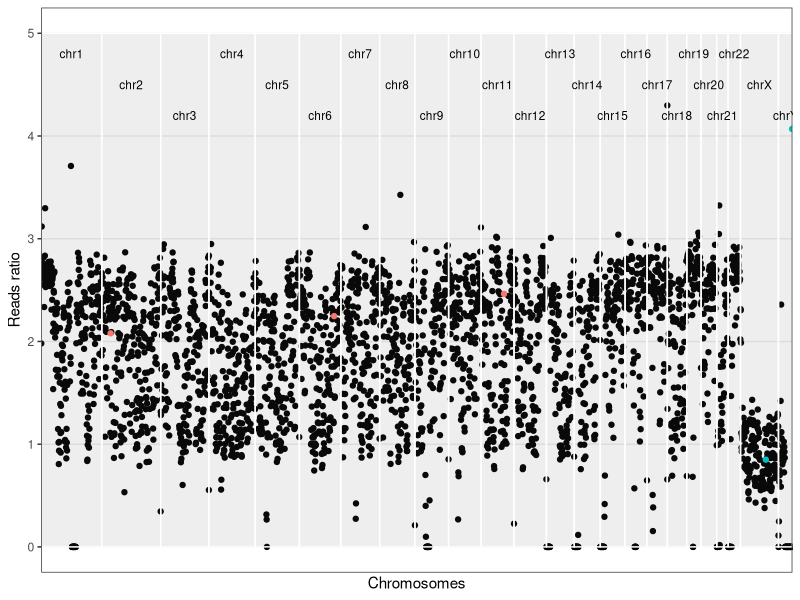
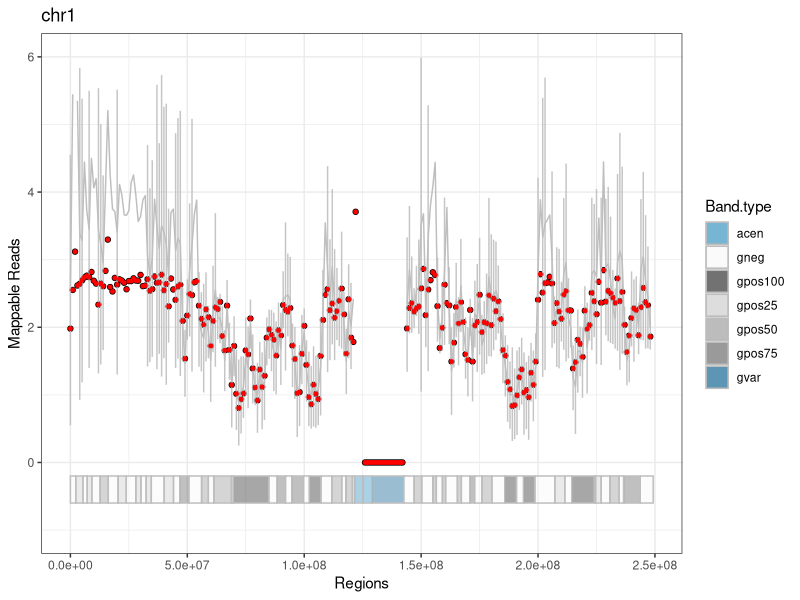
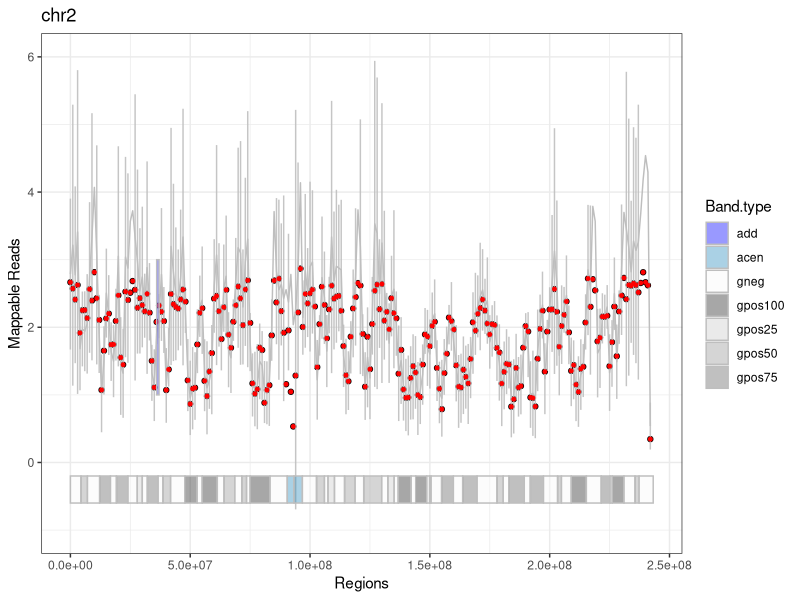
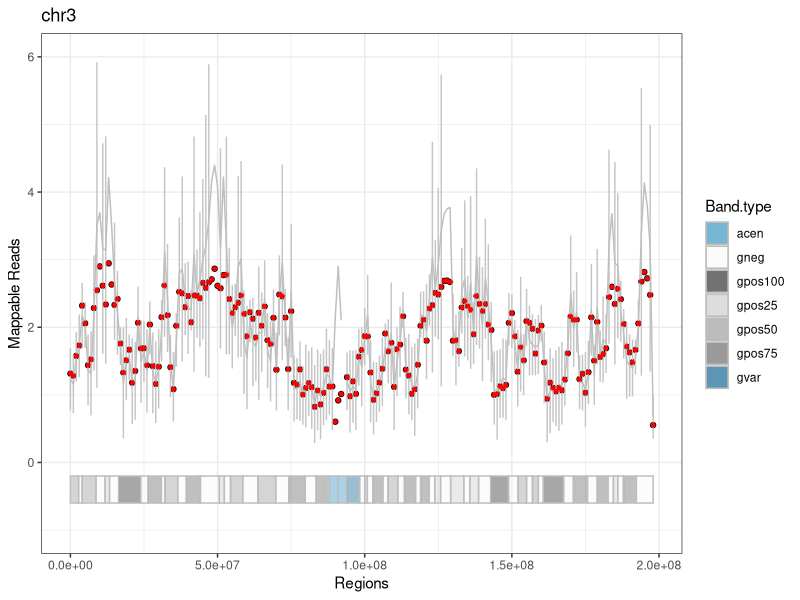
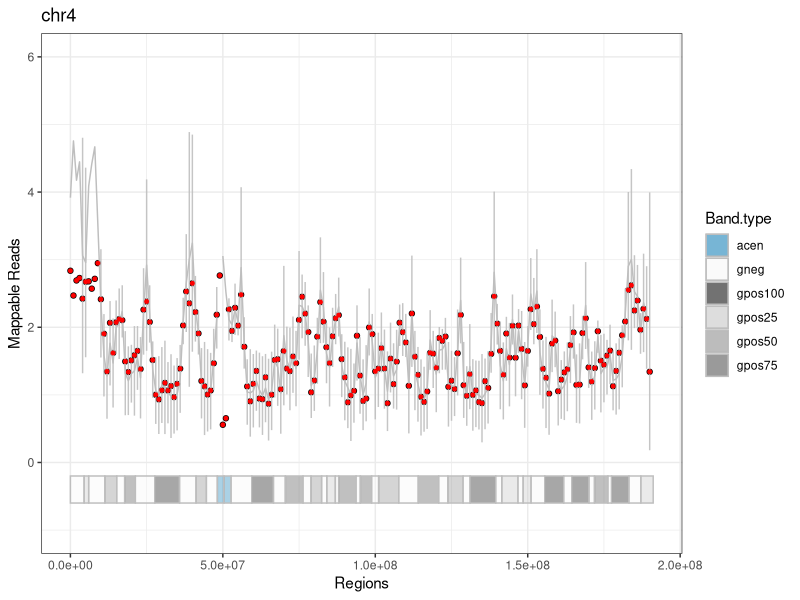
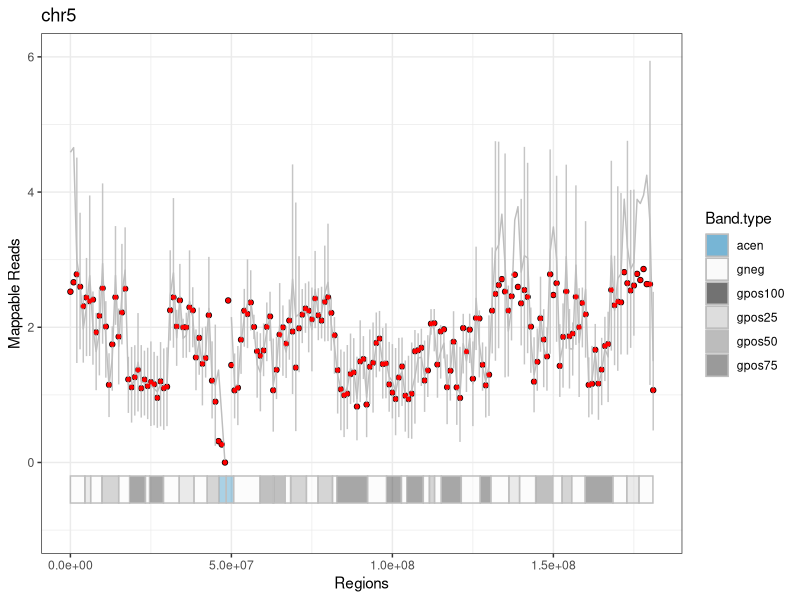
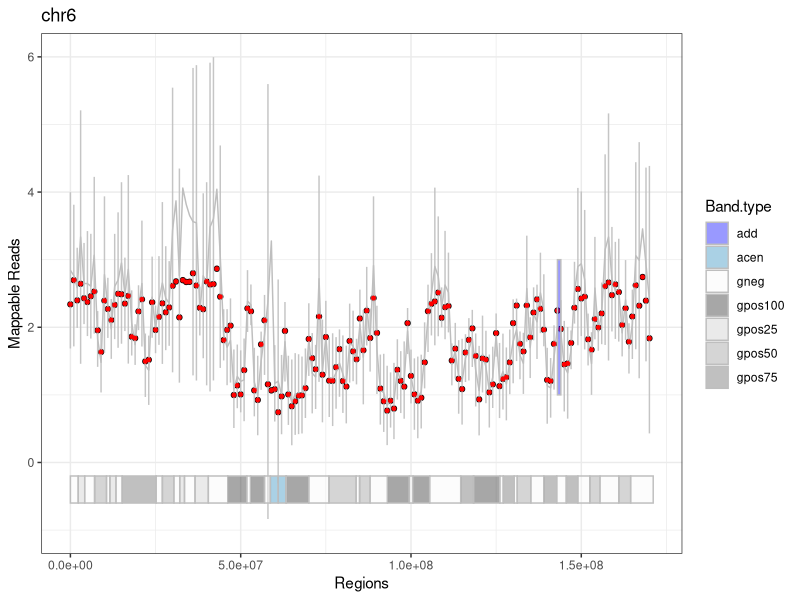
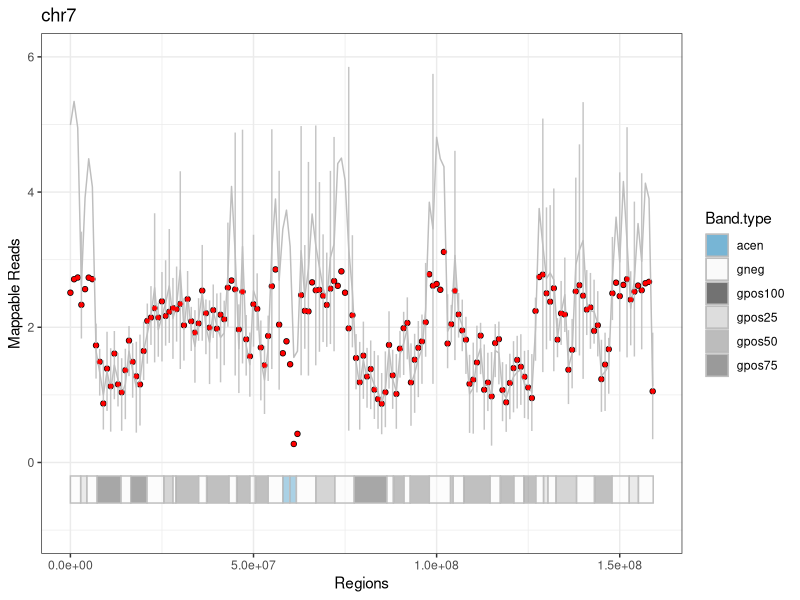

These figures' R source, in order:
## ---- chunk 1
knitr::opts_knit$set(root.dir = "/media/vera/big_data/coriandR/output/29701.muenchen/")
knitr::opts_chunk$set(warning = FALSE, message = FALSE) 
## ---- chunk 2
patient.data = read.table("patient.data.tsv", stringsAsFactors = F)
patient_name = patient.data[1, 2]
gender = as.character(patient.data[2, 2])
## ---- chunk 3

# librarys
library(ggplot2)
library(knitr)


###################################################################################################
# VORBEREITEN
###################################################################################################

# SCHRITT 1
# Daten einlesen: Patient, PON, Giemsa-Bands, alle Gene und eine Auswahl der relevanten.

patient = read.table("patient.fc.tsv", header=TRUE, row.names = 1, stringsAsFactors = F) 
bin_data = read.table("pon.tsv", header=TRUE, row.names = 1, stringsAsFactors = F)
bin_data$Start = as.integer(bin_data$Start)
bin_data$End = as.integer(bin_data$End)
# pon wurde bereits erzuegt, normalisiert und mit den statistischenwerten versehen!

cytobands = read.table("../../tables/cytobands_sort.2.tsv", header=TRUE, sep = "\t", row.names = 1, stringsAsFactors = F)
  # die farben sind bereits enthalten!
cancer_genes = read.table("../../tables/cancer.driver.genes_unique.and.goi.aml.csv", header=TRUE, sep = "\t",
                          stringsAsFactors = F)
all_genes = read.table("../../tables/all_genes.tsv", header=TRUE, row.names = 1, stringsAsFactors = F)
all_genes$start = as.integer(all_genes$start)
all_genes$end = as.integer(all_genes$end)

## ---- chunk 4
stats = read.table("mapping.stats.tsv", stringsAsFactors = F)
stats[nrow(stats) +1, ] = list(as.character("unique_mapped_reads"), sum(patient[ , 6]))
stats[nrow(stats) +1, ] = list(as.character("SAMPLE_ID"), patient_name)
stats[nrow(stats) +1, ] = list(as.character("gender"), gender)

library(knitr)
kable(stats, digits = 0, col.names = NULL, align = "l")
## ---- chunk 5

# SCHRITT 2
# PON an das Geschlecht des Patienten anpassen
pon.gender.adjust = function(pon, gender) {
  if (gender == "M") {
    chrn = "chrX"
    pon.copy = pon[pon$Chr == "chrX_M", ]
    pon.copy$Chr = chrn
    pon = rbind(pon, pon.copy)
    
    chrn = "chrY"
    pon.copy = pon[pon$Chr == "chrY_M", ]
    pon.copy$Chr = chrn
    pon = rbind(pon, pon.copy)
    
    pon = pon[!(pon$Chr == "chrX_F" | pon$Chr == "chrY_F" | pon$Chr == "chrX_M" | pon$Chr == "chrY_M"), ]
  }
  
  else {
    chrn = "chrX"
    pon.copy = pon[pon$Chr == "chrX_F", ]
    pon.copy$Chr = chrn
    pon = rbind(pon, pon.copy)
    
    chrn = "chrY"
    pon.copy = pon[pon$Chr == "chrY_F", ]
    pon.copy$Chr = chrn
    pon = rbind(pon, pon.copy)
    
    pon = pon[!(pon$Chr == "chrX_F" | pon$Chr == "chrY_F" | pon$Chr == "chrX_M" | pon$Chr == "chrY_M"), ]
  }
}


# SCHRITT 3
# Die Patientendaten normalisieren
patient_normalization = function(patient, column_number) {
  # patient = tabelle der patienten
  # column_number = nummer der spalte mit deb patienten-bins
  # (bei einem patienten -> 6) 
  patient_norm <- patient[ , 1:5]
  #patient_norm$pat_bins <- patient[ , column_number] / sum(patient[ , column_number]) * (patient[1, 3] - patient[1, 2] + 1)
  patient_norm$pat_bins <- patient[ , column_number] / median(patient[ , column_number]) *2
  # eine neue tabelle mit den allgemeinen daten und den normalisierten patienten-bins
  # normalisierung basiert auf der automatischen erkennung der bin-laenge (differenz end und start der 1. bin)
  # ist also dynamisch
  return(patient_norm)
}

# SCHRITT 4
# Den Patienten als eine neue Spalte zu der PON-Tabelle hinzufügen
unite.data = function(pon, patient) {
  pon$patient = patient$pat_bins
  return(pon)
}

###################################################################################################
# RECHNEN
###################################################################################################

# SCHRITT 5
#Del/amp Bins detektieren
aberration.bins.identifier = function(bin_data, sd_factor) {
  bin_data$aberration = with(bin_data, factor(ifelse(patient < mean - sd_factor * sd, 'del', ifelse(patient > mean + sd_factor * sd, 'add', 'normal')), levels = c('normal', 'add', 'del')))
  return(bin_data)
}


# SCHRITT 6
# Abweichende Bins werden zu ganzen Regionen mit einer gemeinsamen Richtung
# (amplifiziert oder deletiert) zusammengefasst
# und in eine Tabelle hereingeschrieben
region_bring_together = function(bin_data, sd_factor) {
  # die funktion schaut alle chromosome (inkl. geschlechterchr) nach den over/under regionen durch
  # und gibt diese mit den start-/endpunkten in einer tabelle wieder
  regions = data.frame(Chr=character(), Start=integer(), End=integer(), Start.i=integer(), 
                        End.i=integer(), Direction=integer(), stringsAsFactors = F)
  last_chr = 'NULL'
  last_direction = 0 # 0 for normal, -1 for del, +1 for amp
  region_start = 0
  for (i in 1:nrow(bin_data)) {
    if(bin_data$Chr[i] != last_chr) {
      if(last_chr != 'NULL' & last_direction != 0) {
        regions[nrow(regions) + 1, ] = list(as.character(last_chr), bin_data$Start[region_start], 
                                            bin_data$End[i-1], region_start, i, last_direction)
        #eine region wird zugemacht, falls am ende eines chromosoms eine region noch offen war
      }
      last_direction = 0
      region_start = 0
      last_chr = bin_data$Chr[i]
    }

    direction = 0
    if(!is.na(bin_data$patient[i]) & (bin_data$patient[i] < bin_data$mean[i] - sd_factor * bin_data$sd[i])) {
      direction = -1
    } else if(!is.na(bin_data$patient[i]) & (bin_data$patient[i] > 
                                             bin_data$mean[i] + sd_factor * bin_data$sd[i])) {
      direction = +1
    }
    if (direction == last_direction) {
      next()
    }
    if (direction > last_direction) {
      if (last_direction == 0) {
        region_start = i
        # neue del oder amp region wird aufgemacht
      }
      else if (last_direction == -1) {
        regions[nrow(regions) + 1, ] = list(as.character(bin_data$Chr[i]), bin_data$Start[region_start], 
                                            bin_data$End[i-1], region_start, i-1, last_direction)
        # alte del region wird zugemacht
        if (direction == 1) {
          region_start = i
          # neue amp region wird aufgemacht
        }
      }
    } 
    else if (direction < last_direction) {
      if (last_direction == 0) {
        region_start = i
        # neue del region wird aufgemacht
      }
      else if (last_direction == 1) {
        regions[nrow(regions) + 1, ] = list(as.character(bin_data$Chr[i]), bin_data$Start[region_start], 
                                            bin_data$End[i-1], region_start, i-1, last_direction)
        # alte amp region wird zugemacht
        if (direction == -1) {
          region_start = i
          # neue del region wird aufgemacht
        }
      }
    }
    last_direction = direction
  }
  if(last_direction != 0) {
    regions[nrow(regions) + 1, ] = list(as.character(bin_data$Chr[i]), bin_data$Start[region_start], 
                                        bin_data$End[i-1], region_start, i, last_direction)
    #eine region wird zugemacht, falls bei dem allerletzten chromosom eine region noch offen war
  }
  return(regions)
}

###################################################################################################
# REPORTEN
###################################################################################################

# SCHRITT 7
# Die Regionen werden zu größeren Regionen zusammengefasst, deren Werte gegen die
# Werte des PONs an der gleichen Stelle geprüft werden
# Momentan noch 3*SD-Statistik.
region_merge = function(bin_data, regions, sd_factor) {
  regions_merged = data.frame(Chr=character(), Start=integer(), End=integer(), Start.i=integer(), 
                               End.i=integer(), Direction=factor(levels=c('add', 'del')),
                               stringsAsFactors = F)
  
  if(nrow(regions) < 2) return(regions_merged)
  
  regions_merged[1,] = list(as.character(regions$Chr[1]), 
                            regions$Start[1], 
                            regions$End[1],
                            regions$Start.i[1],
                            regions$End.i[1],
                            ifelse(regions$Direction[1]==1, 'add', 'del'))
  m = 1 #der zaehler in der tabelle "regions_merged"
  mean_region = 0
  mean_pon = 0
  sd_pon = 0
  
  for (r in 2:nrow(regions)) {
    if (regions_merged$Chr[m] != regions$Chr[r] | regions_merged$Direction[m] != regions$Direction[r]) {
      # mergen nur, wenn auf dem selben chr.
      regions_merged[nrow(regions_merged) + 1, ] = list(Chr=as.character(regions$Chr[r]), 
                                                        Start=regions$Start[r], 
                                                        End=regions$End[r],
                                                        Start.i=regions$Start.i[r],
                                                        End.i=regions$End.i[r],
                                                        Direction=ifelse(regions$Direction[r]==1, 'add', 'del'))
      # die region auf einem neuen chr oder mit einer anderen richtung zu der neuen tabelle hinzufuegen
      m = nrow(regions_merged)
      # das ist die region, von der aus betrachtet wird
      next
    }
    bin_start = regions_merged$Start.i[m]
    bin_end = regions$End.i[r]
    
    mean_region = mean(c(bin_data$patient[bin_start]:bin_data$patient[bin_end]), na.rm = TRUE)
    mean_pon = mean(c(bin_data$mean[bin_start:bin_end]), na.rm = TRUE)
    #die mittelwerte der betroffenen bins inkl. "normale" chr.abschnitte bei dem patienten und pon
    sd_pon <- mean(bin_data$sd[bin_start:bin_end])
    
    if (mean_region > mean_pon + sd_factor*sd_pon | mean_region < mean_pon - sd_factor*sd_pon) {
      # wenn die mittelwerte der betroffenen bins immer noch signifikant hoch/runter sind -> mergen
      regions_merged[m, ] = list(as.character(regions$Chr[r]), 
                                 regions_merged$Start[m], 
                                 regions$End[r],
                                 bin_start,
                                 bin_end,
                                 ifelse(regions$Direction[r]==1, 'add', 'del'))
    } 
    else {
      regions_merged[nrow(regions_merged) + 1, ] = list(Chr=as.character(regions$Chr[r]), 
                                                        Start=regions$Start[r], 
                                                        End=regions$End[r],
                                                        Start.i=regions$Start.i[r],
                                                        End.i=regions$End.i[r],
                                                        Direction=ifelse(regions$Direction[r]==1, 'add', 'del'))
    }
    m <- nrow(regions_merged)
  }
  return(regions_merged)
}


# SCHRITT 8
# Hier werden abweichende Banden aus den Bins detektiert
# Herausforderungen dabei ist, dass die Bins und die Bands in verschiedenen Schritten laufen,
# so kann eine Bande 100.000 Schritte haben
bins2bands = function(bin_data, cytobands, sd_factor) {
  last_chr = 'NULL'
  direction = 0 # die richtung der abweichenden bande (over, under)
  
  bands = data.frame(Chr=character(), Name=character(), Start=integer(), End=integer(),
                     Sum.pat=integer(),
                     Sum.pon=integer(), Direction=integer(),
                     stringsAsFactors = F)
  
  for (c in 1:nrow(cytobands)) {
    # Selektieren der Zeilen mit benötigten Eigenschften
    # hier gibt es mehrere faelle, da die schritte der bind und banden nicht gleich sind
    # und mehrere bins in einer bande sein koennen
    # bzw. auch  kleine bands in einer bin
    
    # die bedingung, dass die chromosome der banden und das patienten
    # gleich sind, muss immer erfuellt sein
    
    sel = as.character(bin_data$Chr) == as.character(cytobands$Chr[c]) &
      # fall 1: die bin ist kleiner als die band
      ((bin_data$Start >= cytobands$Start[c] & bin_data$End <= cytobands$End[c]) |
         # fall 2: die bin ist zwischen 2 bands, liegt aber eher in der betrachteten bin,
         # weil das ende von der bin naeher zum ende der band liegt, als der
         # anfang zum anfang der naechsten
         # die 2. bedingung wurde eingebaut, um zu verhindern, dass die bins vor der aktuellen
         # band mitselektiert werden
         ((bin_data$Start < cytobands$End[c]) &
            (bin_data$End > cytobands$Start[c]) &
            ((cytobands$End[c] - bin_data$Start) >= (bin_data$End - cytobands$End[c]))) |
         # fall 3: die bin ist zwischen 2 bands, liegt aber eher in der
         # betrachteten bin
         # weil der anfang von der bin naeher zum anfang der band liegt, als das ende
         ((bin_data$Start < cytobands$Start[c]) &
            ((bin_data$End - cytobands$Start[c]) > (cytobands$Start[c] - bin_data$Start))))
    # fall 4: die band ist kleiner als die bin,
    # dann greift die bedingung 2 oder 3, je nach werten
    
    band.pat = bin_data[sel, "patient"]
    #band.pon = colSums((bin_data[sel, grep(".bam", colnames(bin_data))]), na.rm = TRUE)
    band.pon = colSums((bin_data[sel, grep("V", colnames(bin_data))]), na.rm = TRUE)
    sum_pat = sum(band.pat, na.rm = TRUE)
    # summe der werte der bins in dieser band fuer den patienten
    sum_pon = mean(band.pon, na.rm = TRUE)
    # mittelwert der summe der bins in dem pon
    sd_bands = sd(band.pon, na.rm = TRUE)
    # standartabweichung fur die bins in der band
    if (sum_pat > sum_pon + sd_factor*sd_bands) {
      direction = +1 # die bande ist amp
    }
    else if (sum_pat < sum_pon - sd_factor*sd_bands) {
      direction = -1 # die bande ist del
    }
    
    bands[nrow(bands) + 1, ] = list(as.character(cytobands$Chr[c]),
                                    as.character(cytobands$Name[c]),
                                    cytobands$Start[c],
                                    cytobands$End[c],
                                    sum_pat,
                                    sum_pon,
                                    direction)
    direction = 0
  }
  return(bands)
}


# SCHRITT 9
# Hier werden Banden zusammengefasst und fuer den Report vorbereitet
karyotype = function(bands) {
  suspected_bands = bands[bands$Direction != 0, ]
  
  # bands mergen, wie bei den regions, nur ohne statistische validierung
  suspected_bands$last_Name = suspected_bands$Name
  karyotype_to_report = suspected_bands[1, ]
  
  karyotype_to_report$Aberration = NA
  if(nrow(suspected_bands) < 2) return(karyotype_to_report)
  
  k = 1
  # der zaehler in der tabelle karyotype_to_report
  for (s in 2:nrow(suspected_bands)) {
    if (karyotype_to_report$Chr[k] == suspected_bands$Chr[s] &
        karyotype_to_report$Direction[k] == suspected_bands$Direction[s] &
        karyotype_to_report$End[k] == suspected_bands$Start[s]) {
      karyotype_to_report$last_Name[k] = suspected_bands$Name[s]
      karyotype_to_report$End[k] = suspected_bands$End[s]
      next
    }
    else {
      karyotype_to_report[nrow(karyotype_to_report) +1, ] = suspected_bands[s, ]
      # die bande auf einem neuen chr oder mit einer anderen richtung hinzufuegen
      k = nrow(karyotype_to_report)
      # das ist jetzt die bande, von der aus betrachtet wird
    }
  }
  
  for (a in 1:nrow(karyotype_to_report)) {
    karyotype_to_report[a, "Aberration"] = as.character(paste0(karyotype_to_report$Direction[a], "(",
                                                               suspected_bands$Chr[a], ")(",
                                                               suspected_bands$Name[a],
                                                               suspected_bands$last_Name[a], ")"))
  }
  
  karyotype_to_report$Aberration = as.character(paste0(ifelse(karyotype_to_report$Direction == 1, "add", "del"), "(",
                                                       sub("chr", "", karyotype_to_report$Chr), ")(",
                                                       karyotype_to_report$Name,
                                                       karyotype_to_report$last_Name, ")"))
  return(karyotype_to_report)
}


# SCHRITT 10
# Die Gene, die in den abweichenden Banden liegen, werden detektiert
# und an eine Tabelle übergeben
genes_finder = function(bin_data, all_genes, cancer_genes, sd_factor) {
  suspected_bins <- data.frame(Chr=character(), Start=integer(), End=integer(), Bin=integer(),
                               Aberration=character(), stringsAsFactors = F)
  # Hier werden alle Bins gespeichert, die von pon_mean +/- 3*SD abweichen
  g=0
  for (g in 1:nrow(bin_data)) {
    if (!is.na(bin_data$patient[g]) &
        (bin_data$patient[g] < (bin_data$mean[g] - sd_factor * bin_data$sd[g]))) {
      suspected_bins[nrow(suspected_bins) + 1, ] = list(as.character(bin_data$Chr[g]), 
                                                        bin_data$Start[g], 
                                                        bin_data$End[g],
                                                        bin_data$patient[g],
                                                        as.character("del"))
    }
    
    else if (!is.na(bin_data$patient[g]) &
             (bin_data$patient[g] > (bin_data$mean[g] + sd_factor * bin_data$sd[g]))) {
      suspected_bins[nrow(suspected_bins) + 1, ] = list(as.character(bin_data$Chr[g]), 
                                                        bin_data$Start[g], 
                                                        bin_data$End[g],
                                                        bin_data$patient[g],
                                                        as.character("amp"))
    }
  }

  special_genes = all_genes[all_genes$symbol %in% cancer_genes$genes,]
  special_genes$aberration = 'norm'
  special_genes$found = 0
  
  for(i in 1:nrow(special_genes)) {
    bins = suspected_bins[suspected_bins$Chr == special_genes$chr[i] & (suspected_bins$Start <= special_genes$start[i] & special_genes$start[i] <= suspected_bins$End |
                                                                          suspected_bins$Start <= special_genes$end[i] & special_genes$end[i] <= suspected_bins$End),]
    if(nrow(bins) == 0) {next}
    special_genes$found[i] = 1
    if(all(bins$Aberration == 'amp')) {special_genes$aberration[i] = 'amp'}
    if(all(bins$Aberration == 'del')) {special_genes$aberration[i] = 'del'}
  }

  reported_genes = special_genes[special_genes$found == 1 & (special_genes$aberration == "amp" | special_genes$aberration == "del"), ]

  return(reported_genes)
}


# SCHRITT 11
# Diese Funktion soll die Plots generieren. Bestandteile des Plots zur Zeit sind:
# 1) Punkte aus den gemappten Patientendaten
# 2) Eine Linie fuer die PON-Daten
# 3) Errorbar fuer 3*SD der PON-Daten an dieser Stelle
# 4) Del/amp Regionen
# 5) Ein Ideogram zur besseren raemlichen Orientierung fuer die Kliniker


plot_bins_regions_ideogram <- function(bin_data, cytobands, region_merged,
                                       chrn, sd_factor) {

  x <- bin_data[bin_data$Chr == chrn, "Start"]
  y <- bin_data[bin_data$Chr == chrn, "patient"]
  plot_patient <- qplot(x, y, ylim=c(-1, 6)) +
                  geom_line(aes(x = bin_data[bin_data$Chr == chrn, "Start"],
                                y = bin_data[bin_data$Chr == chrn, "mean"]),
                                color = "gray", linetype = "solid") +
                  geom_errorbar(aes(x = bin_data[bin_data$Chr == chrn, "Start"],
                                    ymin = bin_data[bin_data$Chr == chrn, "mean"] - 
                                    sd_factor * bin_data[bin_data$Chr == chrn, "sd"], 
                                    ymax = bin_data[bin_data$Chr == chrn, "mean"] + 
                                    sd_factor * bin_data[bin_data$Chr == chrn, "sd"]),
                                width=0.1, color = "gray", alpha = 0.9, na.rm = TRUE) +
    # na.rm = TRUE bedeutet, dass die fehlenden Werte keine fehlermeldungen mehr verursachen
    
                  geom_point(aes(x = x, y = bin_data[bin_data$Chr == chrn, "patient"]),
                                 shape = 19, color = "red", size = 1) +
    #das eigentliche ideogram
                  geom_rect(data = cytobands[cytobands$Chr == chrn, ],
                            stat = "identity", position = "identity",
                    aes(NULL, NULL, xmin = Start, xmax = End, fill = Band.type),
                        ymin = -0.6, ymax = -0.2, color = "gray", size = 0.5, alpha = 0.4) +
                  scale_fill_manual(values=c("acen" = "#2b8cbe", "gneg" = "#f7f7f7",
                                             "gpos100" = "#252525", "gpos25" = "#cccccc",
                                             "gpos50" = "#969696", "gpos75" = "#636363",
                                             "gvar" = "#045a8d", "stalk" = "#be8c2b",
                                             "add" = "blue", "del" = "red")) +
    
    # die regione einzeichnen
                  geom_rect(data = region_merged[region_merged$Chr == chrn,],
                            aes(NULL, NULL, xmin = Start, xmax = End, fill = Direction),
                                ymin = 1,
                                ymax = 3,
                                color = "gray", size = 0.5, alpha = 0.4) +
    
                  theme_bw() +
                  labs(title = chrn, x = "Regions", y = "Mappable Reads")
  print(plot_patient)
  return(plot_patient)
}


# SCHRITT 12
# Eine Schleife, um die Plots für alle Chromosomen zu erstellen
# und diese in einem neuen Ordner zu speichern
create.plots <- function(path.output, patient_name, bin_data, cytobands, region_merged, sd_factor) {
  
  setwd(path.output)
  dir.create(paste0("Patient.", patient_name))
  setwd(paste0("Patient.", patient_name))
  
  chrn= "chr0"
  for (chrn in unique(bin_data$Chr)) {
    plot_patient = plot_bins_regions_ideogram(bin_data, cytobands, region_merged,
                                              chrn, sd_factor)
    ggsave(filename = paste0("Plot.", chrn, ".png"))
  }
}


# SCHRITT 15
# Plot Uebersicht ueber alle Chromosomen nebeneinander
# Die Bins als Punkte, keine PON-Daten
# Patienten-Daten normalisiert auf 0
# Die Y-Achse geht von 1 bis -1
# Die amp/del Bins weichen nach obenm oder unten ab, sind farblich markiert
# Duenne graue Linien am Ende jedes Chromosoms
# Die X-Achse als die Koordinaten im ganzen Genom
# Unterhalb der X-Achse die Chromosomen-Nummern
# Eine Amplifikation hat mehr Gen-Kopien als Gain, diese Aufteilung (siehe Fig. 1 im iCHORcna Paper)
# sollte auch von uns beibehalten werden.
plot_genome_wide_cnv = function(bin_data) {
  # eine Tabelle mit den globalen Koordinaten fuer alle Chromosomen
  coordinates_genome_wide <- data.frame(Chr=character(), Start=integer(), End=integer(), Offset=integer(),
                                        stringsAsFactors = F)
  for (w in unique(bin_data$Chr)) {
    coordinates_genome_wide[nrow(coordinates_genome_wide) + 1, ] = list(as.character(w),
                                                                        0,
                                                                        0,
                                                                        0)
  }

  # die Koordinaten fuer die Enden setzen
  coordinates_genome_wide[ , "End"] = sapply(coordinates_genome_wide$Chr, function (c) max(bin_data[bin_data$Chr == c, "End"]))
  # die versetzten Koordinaten setzen - so entstehen globale Koordinaten
  # coordinates_genome_wide[ , 4] = cumsum(1:(nrow(coordinates_genome_wide)-1))
  coordinates_genome_wide[ , "Offset"] = cumsum(as.numeric(coordinates_genome_wide[ , "End"]))
  coordinates_genome_wide[ , "Offset"] = c(0, coordinates_genome_wide[(1:nrow(coordinates_genome_wide)-1), "Offset"])
  coordinates_genome_wide[ , "global_End"] = cumsum(as.numeric(coordinates_genome_wide[ , "End"]))
  
  for (z in 1:nrow(coordinates_genome_wide)) {
    coordinates_genome_wide[z, "median"] = (coordinates_genome_wide[z, "Offset"] + coordinates_genome_wide[z, "global_End"])/2
  }
  
  bin_data$Offset = sapply(bin_data$Chr, function(c) coordinates_genome_wide$Offset[coordinates_genome_wide$Chr == c])
  bin_data$global_Start = bin_data$Start+bin_data$Offset
  # die koordinaten fuer die bins sind damit festgelegt, die vorbereitung ist abgeschlossen

  # ein Plot ohne farbige Punkte
  plot_all_chromosomes <- qplot(global_Start, patient, 
                                data = bin_data[bin_data$aberration == "normal", ], ylim=c(0, 5)) +
                          geom_rect(data = coordinates_genome_wide,
                                aes(NULL, NULL, xmin = Offset, xmax = global_End,
                                    ymin = 0,
                                    ymax = 5),
                                color = "white", size = 0.5, alpha = 0.1) +
                          geom_text(data = coordinates_genome_wide,
                                    aes(x = median, y = c(4.8, 4.5, 4.2, 4.8, 4.5, 4.2, 4.8, 4.5, 4.2, 4.8, 4.5, 4.2, 4.8, 4.5, 4.2, 4.8, 4.5, 4.2, 4.8, 4.5, 4.2, 4.8, 4.5, 4.2) , label = Chr), size = 3) +
                          theme_bw() +
                          theme(panel.grid.minor=element_blank(), axis.text.x = element_blank(), legend.position="none") +
                          scale_x_discrete(breaks = coordinates_genome_wide[ , "Offset"],
                                           labels = coordinates_genome_wide[ , "Chr"]) +
                          labs(x = "Chromosomes", y = "Reads ratio")
  
  # hier brauchen wir eine Bedingung fuer die Gesunden, die keine Aberrationen aufweisen

  if (nrow(bin_data[bin_data$aberration == "add", ]) < 1) {
    # wenn gar keine Auffaelligkeiten, dann ein Plot ohne farbige Punkte
    if (nrow(bin_data[bin_data$aberration == "del", ]) < 1) {
      return(plot_all_chromosomes)
    }
    # wenn Deletionen ohne Amplifikationen vorhanden sind, dann del Punkte zeichnen
    plot_all_chromosomes <- plot_all_chromosomes +
                              geom_point(data = bin_data[bin_data$aberration == "del", ], 
                                aes(x = bin_data[bin_data$aberration == "del", "global_Start"], 
                                y = bin_data[bin_data$aberration == "del", "patient"], color = "orange"))
    return(plot_all_chromosomes)
  }
  
  if (nrow(bin_data[bin_data$aberration == "del", ]) < 1) {
    # wenn Amplifikationen ohne Deletionen, dann add Punkte plotten
    plot_all_chromosomes <- plot_all_chromosomes +
                            geom_point(data = bin_data[bin_data$aberration == "add", ], 
                             aes(x = bin_data[bin_data$aberration == "add", "global_Start"], 
                             y = bin_data[bin_data$aberration == "add", "patient"], color = "blue"))
    return(plot_all_chromosomes)
  }
  
  if ((nrow(bin_data[bin_data$aberration == "del", ]) > 0) & 
      (nrow(bin_data[bin_data$aberration == "add", ]) > 0)) {
    plot_all_chromosomes <- plot_all_chromosomes +
                            geom_point(data = bin_data[bin_data$aberration == "add", ], 
                             aes(x = bin_data[bin_data$aberration == "add", "global_Start"], 
                             y = bin_data[bin_data$aberration == "add", "patient"], color = "blue")) +
                            geom_point(data = bin_data[bin_data$aberration == "del", ], 
                                aes(x = bin_data[bin_data$aberration == "del", "global_Start"], 
                                y = bin_data[bin_data$aberration == "del", "patient"], color = "orange"))
    return(plot_all_chromosomes)
      }
}
## ---- chunk 6
bin_data = pon.gender.adjust(bin_data, gender)
patient = patient_normalization(patient, 6)
bin_data = unite.data(bin_data, patient)
sd_factor = 3
bin_data = aberration.bins.identifier(bin_data, sd_factor)

regions = region_bring_together(bin_data, sd_factor)
region_merged = region_merge(bin_data, regions, sd_factor)

bands = bins2bands(bin_data, cytobands, sd_factor)
karyotype_to_report = karyotype(bands)

reported_genes = genes_finder(bin_data, all_genes, cancer_genes, sd_factor)

# create.plots(path.output, patient_name, bin_data, cytobands, region_merged, sd_factor)
plot_all_chromosomes = plot_genome_wide_cnv(bin_data)
## ---- chunk 7
kable(karyotype_to_report$Aberration, col.names = NULL, align = "l", "html")

## ---- chunk 8
kable(reported_genes[ , 1:6], align = "l")
## ---- chunk 9
plot_all_chromosomes
## ---- chunk 10

chrn= "chr0"
  for (chrn in unique(patient$Chr)) {
    plot_patient = plot_bins_regions_ideogram(bin_data, cytobands, region_merged,
                                              chrn, sd_factor)
  }
